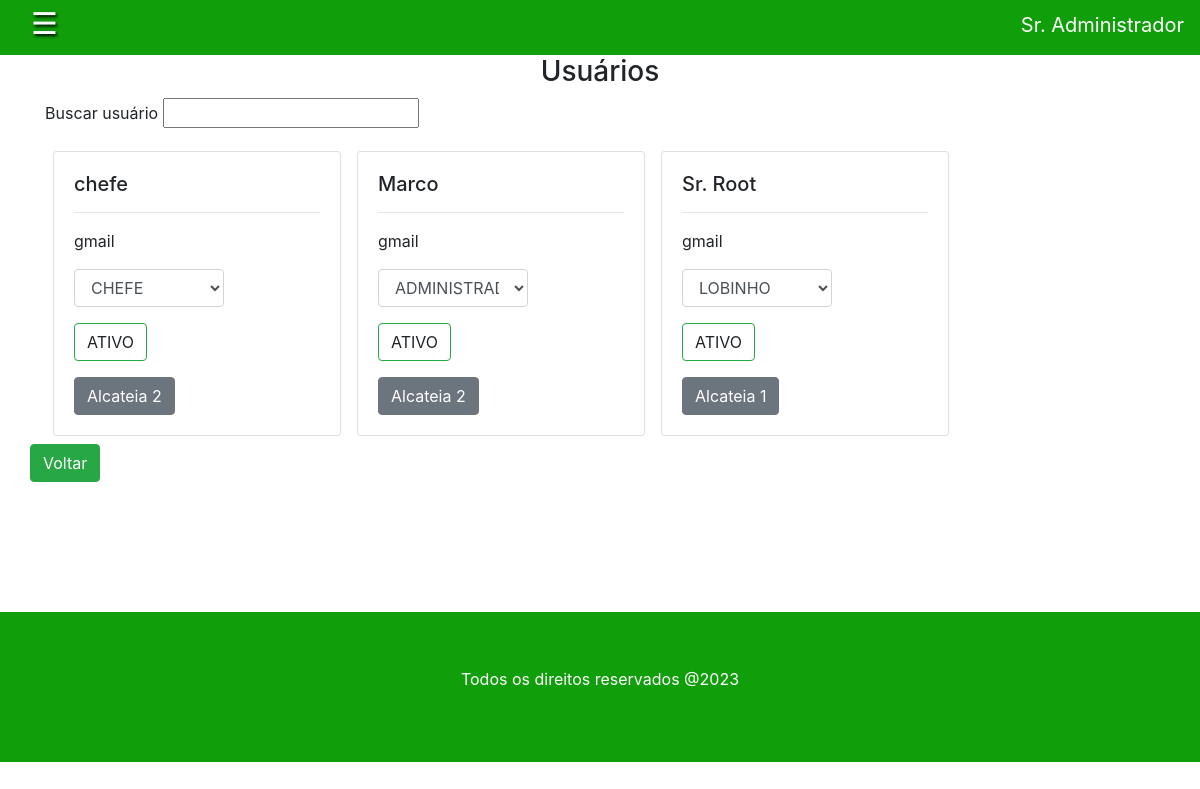
Screenshot of /app/controller/UsuarioController.php?action=list (signed in) with the database file from the repository.
### tables this page shows
CREATE TABLE tb_usuarios ( 
  id_usuario int AUTO_INCREMENT, 
  id_endereco int NOT NULL,
  id_contato int NOT NULL,
  id_alcateia int ,
  nome varchar(70) NOT NULL, 
  cpf char(11) NOT NULL,
  login varchar(15) NOT NULL,
  senha varchar(15) NOT NULL,
  papeis varchar(255) NOT NULL DEFAULT 'LOBINHO',
  status_usuario varchar(70) NOT NULL DEFAULT 'ATIVO',
  PRIMARY KEY (id_usuario),
  FOREIGN KEY (id_endereco) REFERENCES tb_enderecos (id_endereco),
  FOREIGN KEY (id_contato) REFERENCES tb_contatos (id_contato),
  CONSTRAINT uk_usuarios UNIQUE (login)
);

CREATE TABLE tb_alcateias (
  id_alcateia int AUTO_INCREMENT,
  id_usuario_chefe int,
  id_usuario_primo int,
  nome VARCHAR(100) NOT NULL,
  PRIMARY KEY (id_alcateia)
);

### app/controller/UsuarioController.php (called while the page is built, shortened)
<?php
require_once(__DIR__ . "/Controller.php");
require_once(__DIR__ . "/../dao/UsuarioDAO.php");
require_once(__DIR__ . "/../dao/AlcateiaDAO.php");
require_once(__DIR__ . "/../model/Alcateia.php");
require_once(__DIR__ . "/../model/Usuario.php");
class UsuarioController extends Controller {
    private AlcateiaDAO $alcateiaDao;
    private UsuarioDAO $usuarioDao;
    public function __construct() {
        $this->alcateiaDao = new AlcateiaDAO();
        $this->usuarioDao = new UsuarioDAO();
        $this->handleAction();
    }
    protected function list(string $msgErro = "", string $msgSucesso = "") {
        $usuarios = $this->usuarioDao->list();
        $alcateias = $this->alcateiaDao->list();
        $dados["lista"] = $usuarios;
        $this->loadView("pages/usuario/list.php", $dados,$msgErro, $msgSucesso, true);
    }
}
$usuCont = new UsuarioController();

### app/model/Usuario.php (called while the page is built, shortened)
<?php
class Usuario implements JsonSerializable {
    private $id;
    private $alcateia;
    private $nome;
    private $papeis;
    private $status;
    private $idAlcateia;
    public function getId()
    {
        return $this->id;
    }
    public function setId($id)
    {
        $this->id = $id;
        return $this;
    }
    public function getAlcateia()
    {
        return $this->alcateia;
    }
    public function setAlcateia($alcateia)
    {
        $this->alcateia = $alcateia;
        return $this;
    }
    public function getNome()
    {
        return $this->nome;
    }
    public function setNome($nome)
    {
        $this->nome = $nome;
        return $this;
    }
    public function getPapeis()
    {
        return $this->papeis;
    }
    public function setPapeis($papeis)
    {
        $this->papeis = $papeis;
        return $this;
    }
    public function getStatus()
    {
        return $this->status;
    }
    public function setStatus($status)
    {
        $this->status = $status;
        return $this;
    }
    public function setPapeisAsArray($array){
        if($array){
            $this->papeis = implode(UsuarioPapel::$SEPARADOR, $array);
        }
        else
            $this->papeis = NULL;
    }
    public function getIdAlcateia()
    {
        return $this->idAlcateia;
    }
    public function setIdAlcateia($idAlcateia)
    {
        $this->idAlcateia = $idAlcateia;
        return $this;
    }
}

### app/dao/UsuarioDAO.php (called while the page is built, shortened)
<?php
include_once(__DIR__ . "/../model/Usuario.php");
include_once(__DIR__ . "/../model/Alcateia.php");
class UsuarioDAO {
    public function list() {
        $conn = Connection::getConn();
        $sql = "SELECT * FROM tb_usuarios u ORDER BY u.nome";
        $stm = $conn->prepare($sql);
        $stm->execute();
        $result = $stm->fetchAll();
        return $this->mapUsuarios($result);
    }
    private function mapUsuarios($result) {
        $usuarios = array();
        foreach ($result as $reg) {
            $usuario = new Usuario();
            $usuario->setId($reg['id_usuario']);
            $usuario->setNome($reg['nome']);
            $usuario->setCpf($reg['cpf']);
            $usuario->setLogin($reg['login']);
            $usuario->setSenha($reg['senha']);
            $usuario->setPapeis($reg['papeis']);
            $usuario->setStatus($reg['status_usuario']);
            $usuario->setIdEndereco($reg['id_endereco']);
            $usuario->setIdContato($reg['id_contato']);
            $usuario->setIdAlcateia($reg['id_alcateia']);
            array_push($usuarios, $usuario);
        }
        return $usuarios;
    }
}

### app/model/Alcateia.php (called while the page is built, shortened)
<?php
class Alcateia implements JsonSerializable {
    private $nome;
    public function getNome()
    {
        return $this->nome;
    }
    public function setNome($nome)
    {
        $this->nome = $nome;
        return $this;
    }
}

### app/dao/AlcateiaDAO.php (called while the page is built, shortened)
<?php
require_once(__DIR__ . "/../model/Alcateia.php");
require_once(__DIR__ . "/../model/Usuario.php");
class AlcateiaDao{
    public function list(){
        $conn = Connection::getConn();
        $sql = "SELECT * FROM tb_alcateias a ORDER BY a.id_alcateia";
        $stm = $conn->prepare($sql);
        $stm->execute();
        $result = $stm->fetchAll();
        return $this->mapAlcateia($result);
    }
    public function mapAlcateia($result){
        $alcateias = array();
        foreach ($result as $reg) {
            $alcateia = new Alcateia();
            $alcateia->setId_alcateia($reg['id_alcateia']);
            $alcateia->setNome($reg['nome']);
            $alcateia->setIdChefe($reg['id_usuario_chefe']);
            $alcateia->setIdPrimo($reg['id_usuario_primo']);
            array_push($alcateias, $alcateia);
        }
        return $alcateias;
    }
}

### app/view/pages/usuario/list.php (the view, shortened to what this page needs)
<?php
require_once(__DIR__ . "/../../include/header.php");
require_once(__DIR__ . "/../../include/menu.php");
require_once(__DIR__ . "/../../../dao/AlcateiaDAO.php");
require_once(__DIR__ . "/../../../dao/UsuarioDAO.php");
require_once(__DIR__ . "/selectPapeis.php");
require_once(__DIR__ . "/../../../model/Usuario.php");
?>
    <link rel="stylesheet" href="<?= BASEURL ?>/view/styles/list.css" />
    <h3 class='text-center'>Usuários</h3>
    <div class='container'>
        <div class="row">
            <div class="col-9">
            </div>
        </div>
        <div>
            <label> Buscar usuário</label>
            <input type="text" name="buscar" id="buscar" oninput="findUsuario('<?= BASEURL ?>', <?= $_SESSION[SESSAO_USUARIO_ID] ?>)">
        </div>
        <div id="bruh" class="row" style="margin-top: 10px;">
            <div class="col-12" id="card-pai">
                <?php if (count($dados["lista"]) == 0) : ?>
                    <a style="display: flex;justify-content: center;" colspan="6">|Nenhum encontro encontrado, tente novamente.</a>
                <?php else: ?>
                    <?php foreach($dados["lista"] as $usu): ?>
                        <?php if ($usu->getId() == $_SESSION[SESSAO_USUARIO_ID]) {
                            continue;
                        }
                        ?>
                        <div class="card my-2 mx-2" style="width: 18rem;">
                            <div class="card-body">
                                <h5 class="card-title"><?php echo $usu->getNome();?></h5>
                                <hr>
                                <p class="card-text">gmail</p>
                                <p class="card-text">
                                    <?php
                                        $usuario = new Usuario();
                                        $papeis = new UsuarioPapel();
                                        $arrayPapeis = $papeis->getAllAsArray();
                                        $usuario->setPapeisAsArray($arrayPapeis);
                                        SelectPapeis::desenhaSelect($usu, $usuario->getPapeisAsArray(), "papel_usuario");
                                    ?>
                                </p>
                                <p>
                                <?php
                                    if ($usu->getStatus() == 'ATIVO') {
                                        echo "<a id='status' class='btn btn-outline-success' onclick='sendChange(1, ".$usu->getId().");' >ATIVO</a>";
                                    } else {
                                        echo "<a id='status' class='btn btn-outline-danger' onclick='sendChange(0, ".$usu->getId().")'>INATIVO</a>";
                                    }
                                    ?>
                                </p>
                                <button class="<?php if($usu->getAlcateia()) {
                                        echo "btn btn-secondary";
                                    }else {
                                        echo "btn btn-warning";
                                    }?>"
                                    id="<?= $usu->getId();?>" onclick="findTheAlcateias(<?php if($usu->getIdAlcateia()) {echo $usu->getIdAlcateia();} else {echo '0';}?>
                                    , 'list', <?= $usu->getId();?>);">
                                    <?php if($usu->getAlcateia()) {
                                        echo $usu->getAlcateia()->getNome();
                                    }else {
                                        echo "sem alcateia";
                                    }?>
                                </button>
                            </div>
                        </div>
                    <?php endforeach; ?>
                <?php endif; ?>
            </div>
            <a class="btn btn-success"
            href="<?= BASEURL ?>/controller/HomeController.php">Voltar</a>
        </div>
    </div>
<br><br><br><br><br>
<?php
require_once(__DIR__ . "/../../include/footer.php");
?>

### app/controller/Controller.php (shortened to what this page needs)
<?php
class Controller {
    private string $actionDefault = "";
    protected function handleAction() {
        $action = NULL;
        if(isset($_GET['action']))
            $action = $_GET['action'];
        $this->callAction($action);
    }
    protected function callAction($methodName) {
        $methodNoAction = "noAction";
        if( ( (! $methodName) || empty(trim($methodName)) ) &&
                method_exists($this, $this->actionDefault) ) {
            $method = $this->actionDefault;
            $this->$method();
        } elseif($methodName && method_exists($this, $methodName))
            $this->$methodName();
        elseif(method_exists($this, $methodNoAction))
            $this->$methodNoAction();
        else {
            throw new BadFunctionCallException("Ação não implementada");
        }
    }
    protected function loadView(string $path, array $dados, string $msgErro = "", string $msgSucesso = "", bool $fazer = true) {
        $caminho = __DIR__ . "/../view/" . $path;
        if(file_exists($caminho)) {
            require $caminho;
        } else {
            echo "Erro ao carrega a view solicitada<br>";
            echo "Caminho: " . $caminho;
        }
    }
    public function setActionDefault($actionDefault, $fazer) {
        if($fazer == true)
        {
            $this->actionDefault = $actionDefault;
        }
        return $this;
    }
}

### app/view/include/header.php (shortened to what this page needs)
<!DOCTYPE html>
<html lang="pt">
<head onload="const BASEURL = <?= BASEURL?>">
    <link rel="stylesheet" type="text/css" href="../view/styles/main.css?v=<?php echo time(); ?>">
    <link rel="stylesheet" href="https://stackpath.bootstrapcdn.com/bootstrap/4.1.3/css/bootstrap.min.css"
>
<link rel="stylesheet" href="https://maxcdn.bootstrapcdn.com/bootstrap/4.5.2/css/bootstrap.min.css">
<link rel="stylesheet" href="https://cdnjs.cloudflare.com/ajax/libs/font-awesome/5.15.1/css/all.min.css">
<link rel="stylesheet" href="https://cdn.jsdelivr.net/npm/bootstrap-icons@1.11.1/font/bootstrap-icons.css">
</head>
<body onload="carregar_modo()">

### app/view/include/menu.php (shortened to what this page needs)
<?php
$nome = "Faça Login no menu";
if(isset($_SESSION[SESSAO_USUARIO_NOME]))
    $nome = $_SESSION[SESSAO_USUARIO_NOME];
?>
<link rel="stylesheet" href="<?= BASEURL ?>/view/styles/menu.css" />
<div class= "row " id = "cabecalho">
        <div class ="col-3 ">
                <section id="principal">
                    <span style="font-size:30px;cursor:pointer " onclick = "abrir_nav()">&#9776;</span>
                </section>
        </div>
    </div>
    <div class="nomeUsu">
    <?php
        if (isset($_SESSION[SESSAO_USUARIO_ID])){
            echo "<a href='". BASEURL ."/controller/UsuarioController.php?action=profile&id=".
            $_SESSION[SESSAO_USUARIO_ID] ."'>". $nome ."</a>";
        }
        else {
            echo $nome;
        }
    ?>
</div>

### app/view/pages/usuario/selectPapeis.php
<?php
class SelectPapeis{
    public static function desenhaSelect($usuarioSelected, $papeis, $name) {
        $papelEmNumero = 5;
            echo "<select id='papel".$usuarioSelected->getId()."' style='max-width:150px;' onChange='sendChange(".$papelEmNumero.", ".
            $usuarioSelected->getId().");' class='form-control selecPapel' name='". $name ."' >";
            foreach($papeis as $papel):
                echo "<option ";
                if($usuarioSelected->getPapeis() == $papel) {
                    echo "selected";
                }
                echo " value='" .$papel. "'";
                echo ">". $papel."</option>";
            endforeach;
            echo "</select>";
    }
}

### app/view/include/footer.php (shortened to what this page needs)
<link rel="stylesheet" href="<?= BASEURL ?>/view/styles/footer.css">
<footer class="text-center text-lg-start bg-light text-muted" style="margin-top: 10px;">
    <div class="footer">
        <span><p>Todos os direitos reservados @2023</p></span>
    </div>
</footer>
</body>
</html>

### app/view/styles/main.css (style rules this page uses)
:root { --cor-dark-mod: #293556; }
body { overflow-x: hidden; min-height: 100vh; }

### app/view/styles/menu.css (style rules this page uses)
#cabecalho { background-size: 600px; background-color: rgb(16, 159, 11); height: 55px; }
#principal { color: rgb(255, 255, 255); text-shadow: black 0.1em 0.1em 0.2em; padding: 16px; margin-left: 15px; margin-top: -15px; transition: 0.5px; }
.nomeUsu { font-size: 20px; position: absolute; color: rgb(242, 242, 97); margin-top: -45px; right: 16px; }
.nomeUsu a { color: rgb(255, 255, 255); text-decoration: none; }

### app/view/styles/list.css (style rules this page uses)
body { position: relative; }
.col-12 { display: flex; flex-wrap: wrap; }

### app/view/styles/footer.css (style rules this page uses)
.footer { display: flex; justify-content: center; align-items: center; width: 100vw; height: 150px; background-color: rgb(16, 159, 11); color: #ffffff; }
.footer p { color: #ffffff; }
footer { margin-bottom: -20px; }

### rows the page displays
tb_usuarios: nome "chefe", papel_usuario "CHEFE", id_alcateia.nome "Alcateia 2"
tb_usuarios: nome "Marco", papel_usuario "ADMINISTRADOR", id_alcateia.nome "Alcateia 2"
tb_usuarios: nome "Sr. Root", papel_usuario "LOBINHO", id_alcateia.nome "Alcateia 1"

### other values shown
$nome "Sr. Administrador"
